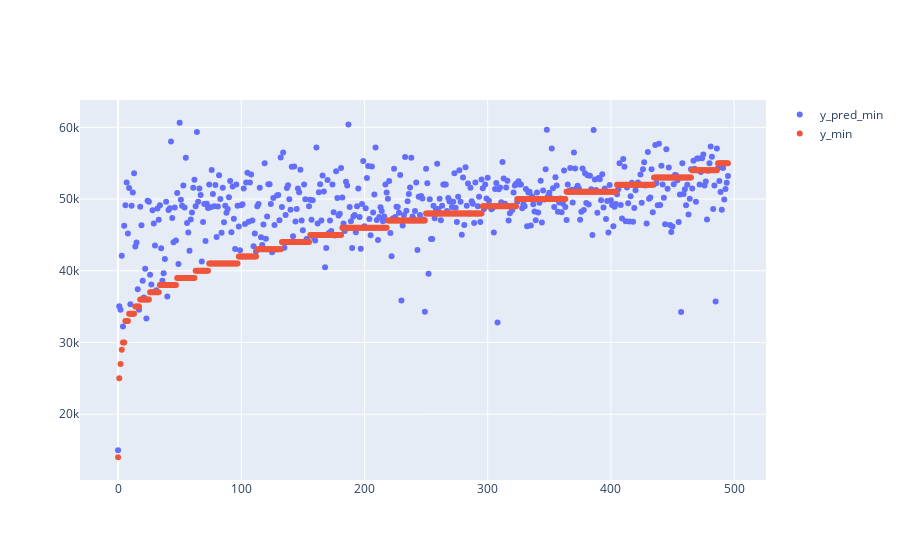

The notebook cell saved with this chart:
### Code cell
import plotly.graph_objects as go


fig = go.Figure()

# Add traces
fig.add_trace(go.Scatter(x=np.arange(0,496), y=y_pred_com['y_pred_min'],
                    mode='markers',
                    name='y_pred_min'))

fig.add_trace(go.Scatter(x=np.arange(0,496), y=y_pred_com['y_min'],
                    mode='markers',
                    name='y_min'))

fig.show()

### Figure 1 — Plotly figure (JSON) as saved in the notebook; plotly's stock layout.template omitted (floating-point values rounded to 4 significant figures; data arrays with more than 128 entries replaced by an {"elided": "..."} marker saying what was removed)
{"data": [{"mode": "markers", "name": "y_pred_min", "type": "scatter", "x": {"elided": "496 int values"}, "y": {"elided": "731 float values"}}, {"mode": "markers", "name": "y_min", "type": "scatter", "x": {"elided": "496 int values"}, "y": {"elided": "731 int values"}}], "layout": {}}
